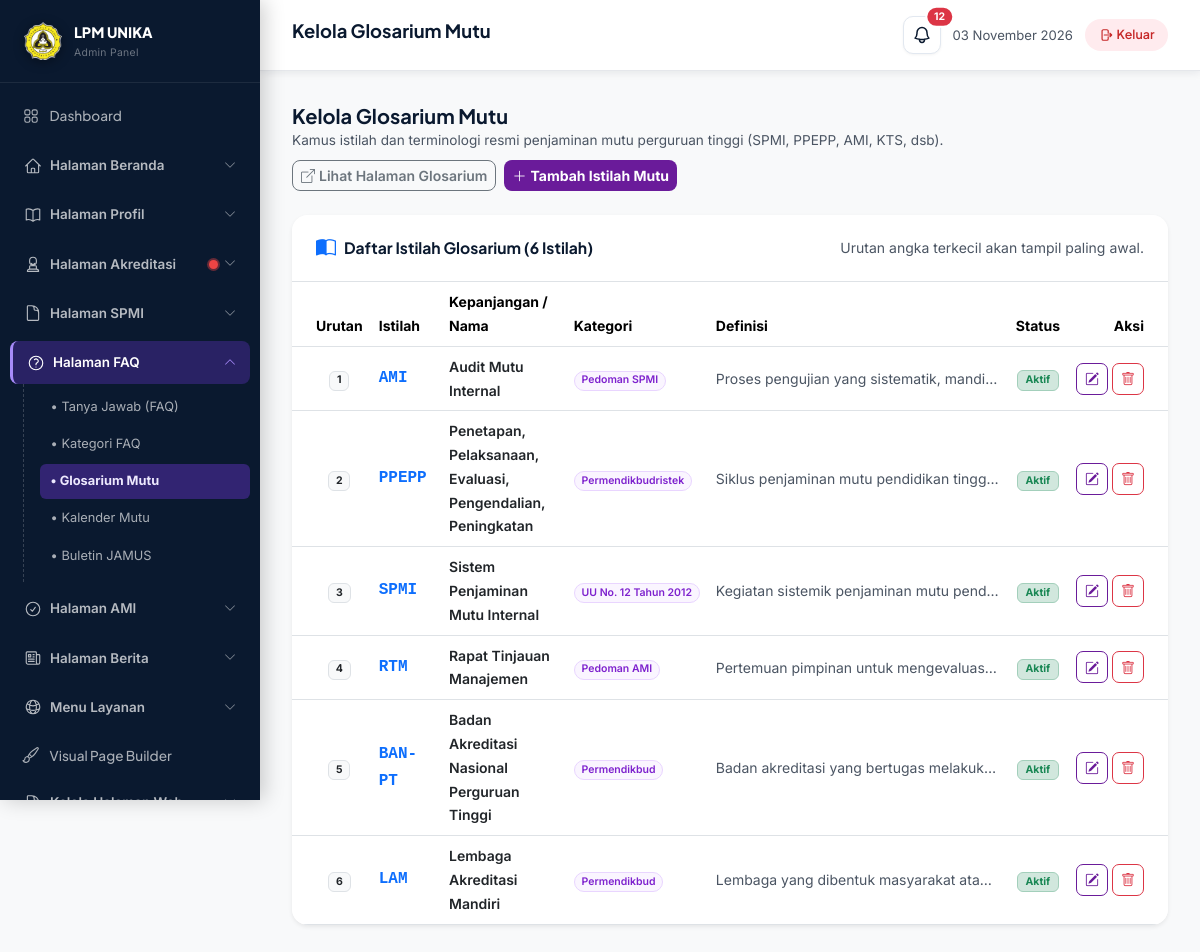
The app's page /admin/glosarium-setting.php (signed in) with its own data.
### tables this page shows
CREATE TABLE `glosarium` (
  `id` int NOT NULL AUTO_INCREMENT,
  `istilah` varchar(100) NOT NULL,
  `nama` varchar(255) DEFAULT NULL,
  `kategori` varchar(100) NOT NULL DEFAULT 'Umum',
  `istilah_lengkap` varchar(255) DEFAULT NULL,
  `definisi` text NOT NULL,
  `sumber` varchar(150) DEFAULT 'Kemendikbudristek / SPMI',
  `urutan` int DEFAULT '1',
  `is_active` tinyint(1) DEFAULT '1',
  `created_at` timestamp NOT NULL DEFAULT CURRENT_TIMESTAMP,
  PRIMARY KEY (`id`)
);

### admin/glosarium-setting.php (the view, shortened to what this page needs)
<?php
$db = getDB();
$terms = $db->query("SELECT * FROM glosarium ORDER BY urutan ASC, istilah ASC")->fetchAll(PDO::FETCH_ASSOC);
require_once __DIR__ . '/includes/admin-header.php';
?>
<div class="d-flex justify-content-between align-items-center mb-4 flex-wrap gap-2">
    <div>
        <h2 style="font-size:1.25rem;font-weight:700;color:var(--navy);margin:0;">
            Kelola Glosarium Mutu
        </h2>
        <p style="font-size:0.85rem;color:var(--text-muted);margin:0;">
            Kamus istilah dan terminologi resmi penjaminan mutu perguruan tinggi (SPMI, PPEPP, AMI, KTS, dsb).
        </p>
    </div>
    <div class="d-flex gap-2">
        <a href="<?= SITE_URL ?>/glosarium.php" target="_blank" class="btn btn-sm btn-outline-secondary fw-semibold d-flex align-items-center gap-1" style="border-radius:8px;">
            <i class="bi bi-box-arrow-up-right"></i> Lihat Halaman Glosarium
        </a>
        <button type="button" class="btn btn-sm btn-primary fw-bold d-flex align-items-center gap-1" style="border-radius:8px;background:var(--navy);border:none;" onclick="openGlosModal()">
            <i class="bi bi-plus-lg"></i> Tambah Istilah Mutu
        </button>
    </div>
</div>
<div class="card border-0 rounded-4 shadow-sm bg-white overflow-hidden">
    <div class="card-header bg-white py-3 px-4 border-bottom d-flex justify-content-between align-items-center">
        <div class="d-flex align-items-center gap-2">
            <i class="bi bi-book-half text-primary fs-5"></i>
            <h5 class="m-0 fw-bold" style="font-size:0.98rem;color:var(--navy);">
                Daftar Istilah Glosarium (<?= count($terms) ?> Istilah)
            </h5>
        </div>
        <small class="text-muted">Urutan angka terkecil akan tampil paling awal.</small>
    </div>
    <div class="table-responsive">
        <table class="table table-hover align-middle mb-0" style="font-size:0.875rem;">
            <thead style="background:#F8FAFC;">
                <tr>
                    <th class="ps-4" width="7%">Urutan</th>
                    <th width="12%">Istilah</th>
                    <th width="22%">Kepanjangan / Nama</th>
                    <th width="15%">Kategori</th>
                    <th width="32%">Definisi</th>
                    <th class="text-center text-nowrap" style="width:100px;">Status</th>
                    <th class="text-end pe-4 text-nowrap" style="width:110px;">Aksi</th>
                </tr>
            </thead>
            <tbody>
                <?php if (empty($terms)): ?>
                <tr>
                    <td colspan="7" class="text-center py-5 text-muted">
                        <i class="bi bi-inbox fs-2 d-block mb-2"></i>
                        Belum ada istilah glosarium yang ditambahkan.
                    </td>
                </tr>
                <?php else: ?>
                    <?php foreach ($terms as $tm): ?>
                    <tr>
                        <td class="ps-4 fw-bold text-center">
                            <span class="badge bg-light text-dark border"><?= (int)$tm['urutan'] ?></span>
                        </td>
                        <td>
                            <span class="fw-bold text-primary font-monospace fs-6">
                                <?= htmlspecialchars($tm['istilah']) ?>
                            </span>
                        </td>
                        <td class="fw-semibold text-dark">
                            <?= htmlspecialchars($tm['nama'] ?: '-') ?>
                        </td>
                        <td>
                            <span class="badge rounded-pill fw-semibold" style="background:#FAF5FF;color:#7E22CE;border:1px solid #E9D5FF;">
                                <?= htmlspecialchars($tm['kategori']) ?>
                            </span>
                        </td>
                        <td class="text-muted" style="max-width:300px;white-space:nowrap;overflow:hidden;text-overflow:ellipsis;" title="<?= htmlspecialchars($tm['definisi']) ?>">
                            <?= htmlspecialchars(mb_strimwidth($tm['definisi'], 0, 95, '...')) ?>
                        </td>
                        <td class="text-center text-nowrap">
                            <a href="<?= SITE_URL ?>/admin/glosarium-setting.php?toggle=<?= $tm['id'] ?>" class="text-decoration-none" title="Klik untuk ubah status">
                                <?php if ($tm['is_active']): ?>
                                    <span class="badge bg-success-subtle text-success border border-success-subtle px-2 py-1">Aktif</span>
                                <?php else: ?>
                                    <span class="badge bg-secondary-subtle text-secondary border border-secondary-subtle px-2 py-1">Nonaktif</span>
                                <?php endif; ?>
                            </a>
                        </td>
                        <td class="text-end pe-4 text-nowrap">
                            <div class="d-inline-flex align-items-center justify-content-end gap-1">
                                <button type="button" class="btn btn-sm btn-outline-primary d-inline-flex align-items-center justify-content-center" style="width:32px;height:32px;padding:0;border-radius:7px;" title="Edit Istilah" onclick='editGlos(<?= json_encode($tm, JSON_HEX_TAG | JSON_HEX_APOS | JSON_HEX_QUOT | JSON_HEX_AMP) ?>)'>
                                    <i class="bi bi-pencil-square"></i>
                                </button>
                                <a href="<?= SITE_URL ?>/admin/glosarium-setting.php?delete=<?= $tm['id'] ?>" class="btn btn-sm btn-outline-danger d-inline-flex align-items-center justify-content-center" style="width:32px;height:32px;padding:0;border-radius:7px;" title="Hapus Istilah" onclick="return confirm('Hapus istilah ini?')">
                                    <i class="bi bi-trash"></i>
                                </a>
                            </div>
                        </td>
                    </tr>
                    <?php endforeach; ?>
                <?php endif; ?>
            </tbody>
        </table>
    </div>
</div>
<?php require_once __DIR__ . '/includes/admin-footer.php'; ?>

### assets/css/style.css (style rules this page uses)
:root { --navy: #0A192F; --navy-mid: #1B263B; --navy-light: #2D4263; --purple: #6A1B9A; --purple-dark: #4A148C; --purple-light: #9C27B0; --purple-glow: rgba(106, 27, 154, 0.15); --gold: #F59E0B; --bg-main: #F8F9FA; --bg-white: #FFFFFF; --text-primary: #0A192F; --text-muted: #4B5563; --text-light: #9CA3AF; --border: #E5E7EB; --shadow-sm: 0 2px 8px rgba(10, 25, 47, 0.08); --shadow-md: 0 4px 20px rgba(10, 25, 47, 0.12); --shadow-lg: 0 8px 40px rgba(10, 25, 47, 0.16); --shadow-purple: 0 4px 20px rgba(106, 27, 154, 0.25); --radius-sm: 8px; --radius-md: 14px; --radius-lg: 20px; --radius-xl: 28px; --transition: all 0.25s cubic-bezier(0.4, 0, 0.2, 1); --font-heading: 'Plus Jakarta Sans', sans-serif; --font-body: 'Inter', sans-serif; }
*, *::before, *::after { box-sizing: border-box; margin: 0; padding: 0; }
html { scroll-behavior: smooth; font-size: 16px; }
body { font-family: var(--font-body); background-color: var(--bg-main); color: var(--text-primary); line-height: 1.7; -webkit-font-smoothing: antialiased; overflow-x: hidden; }
h1, h2, h3, h4, h5, h6 { font-family: var(--font-heading); font-weight: 700; line-height: 1.3; color: var(--navy); }
.text-muted { color: var(--text-muted) !important; }
.btn-primary, .btn-purple { background-color: var(--purple) !important; border-color: var(--purple) !important; color: #FFFFFF !important; }
.btn-outline-primary { color: var(--purple) !important; border-color: var(--purple) !important; }

### admin/includes/admin-header.php (style rules this page uses)
html, body, .admin-sidebar, .admin-content { scroll-behavior: auto !important; }

### records on screen
glosarium: urutan "1", istilah "AMI", nama "Audit Mutu Internal", kategori "Pedoman SPMI", definisi "Proses pengujian yang sistematik, mandi…", is_active "Aktif"
glosarium: urutan "2", istilah "PPEPP", nama "Penetapan, Pelaksanaan, Evaluasi, Pengendalian, Peningkatan", kategori "Permendikbudristek", definisi "Siklus penjaminan mutu pendidikan tingg…", is_active "Aktif"
glosarium: urutan "3", istilah "SPMI", nama "Sistem Penjaminan Mutu Internal", kategori "UU No. 12 Tahun 2012", definisi "Kegiatan sistemik penjaminan mutu pend…", is_active "Aktif"
glosarium: urutan "4", istilah "RTM", nama "Rapat Tinjauan Manajemen", kategori "Pedoman AMI", definisi "Pertemuan pimpinan untuk mengevaluas…", is_active "Aktif"
glosarium: urutan "5", istilah "BAN-PT", nama "Badan Akreditasi Nasional Perguruan Tinggi", kategori "Permendikbud", definisi "Badan akreditasi yang bertugas melakuk…", is_active "Aktif"
glosarium: urutan "6", istilah "LAM", nama "Lembaga Akreditasi Mandiri", kategori "Permendikbud", definisi "Lembaga yang dibentuk masyarakat ata…", is_active "Aktif"

### other values on screen
$admin_page_title "Kelola Glosarium Mutu"
$accred_nav_alerts['total'] "12"
count($terms) "6"
